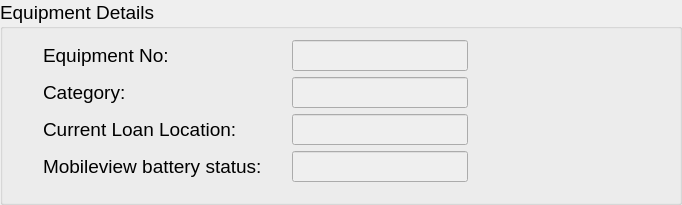
         <widget class="QGroupBox" name="groupBox_4">
          <property name="font">
           <font>
            <pointsize>14</pointsize>
           </font>
          </property>
          <property name="title">
           <string>Equipment Details</string>
          </property>
          <layout class="QGridLayout" name="gridLayout_5">
           <property name="leftMargin">
            <number>20</number>
           </property>
           <property name="bottomMargin">
            <number>20</number>
           </property>
           <property name="horizontalSpacing">
            <number>30</number>
           </property>
           <property name="verticalSpacing">
            <number>6</number>
           </property>
           <item row="2" column="1">
            <widget class="QLabel" name="label_2">
             <property name="font">
              <font>
               <pointsize>14</pointsize>
              </font>
             </property>
             <property name="text">
              <string>Current Loan Location:</string>
             </property>
            </widget>
           </item>
           <item row="1" column="1">
            <widget class="QLabel" name="label_6">
             <property name="font">
              <font>
               <pointsize>14</pointsize>
              </font>
             </property>
             <property name="text">
              <string>Category:</string>
             </property>
            </widget>
           </item>
           <item row="1" column="3">
            <spacer name="horizontalSpacer_10">
             <property name="orientation">
              <enum>Qt::Horizontal</enum>
             </property>
             <property name="sizeType">
              <enum>QSizePolicy::Maximum</enum>
             </property>
             <property name="sizeHint" stdset="0">
              <size>
               <width>200</width>
               <height>20</height>
              </size>
             </property>
            </spacer>
           </item>
           <item row="3" column="1">
            <widget class="QLabel" name="label_3">
             <property name="font">
              <font>
               <pointsize>14</pointsize>
              </font>
             </property>
             <property name="text">
              <string>Mobileview battery status:</string>
             </property>
            </widget>
           </item>
           <item row="3" column="2">
            <widget class="QLineEdit" name="txt_rtls_battery">
             <property name="enabled">
              <bool>false</bool>
             </property>
             <property name="font">
              <font>
               <pointsize>14</pointsize>
              </font>
             </property>
            </widget>
           </item>
           <item row="0" column="2">
            <widget class="QLineEdit" name="txt_asset_2">
             <property name="enabled">
              <bool>false</bool>
             </property>
             <property name="font">
              <font>
               <pointsize>14</pointsize>
              </font>
             </property>
             <property name="layoutDirection">
              <enum>Qt::LeftToRight</enum>
             </property>
             <property name="text">
              <string/>
             </property>
             <property name="alignment">
              <set>Qt::AlignLeading|Qt::AlignLeft|Qt::AlignVCenter</set>
             </property>
             <property name="readOnly">
              <bool>false</bool>
             </property>
            </widget>
           </item>
           <item row="2" column="2">
            <widget class="QLineEdit" name="txt_loan_location">
             <property name="enabled">
              <bool>false</bool>
             </property>
             <property name="font">
              <font>
               <pointsize>14</pointsize>
              </font>
             </property>
            </widget>
           </item>
           <item row="0" column="1">
            <widget class="QLabel" name="label_4">
             <property name="font">
              <font>
               <pointsize>14</pointsize>
              </font>
             </property>
             <property name="text">
              <string>Equipment No:</string>
             </property>
            </widget>
           </item>
           <item row="1" column="2">
            <widget class="QLineEdit" name="txt_category">
             <property name="enabled">
              <bool>false</bool>
             </property>
             <property name="font">
              <font>
               <pointsize>14</pointsize>
              </font>
             </property>
            </widget>
           </item>
           <item row="1" column="0">
            <spacer name="horizontalSpacer_11">
             <property name="orientation">
              <enum>Qt::Horizontal</enum>
             </property>
             <property name="sizeType">
              <enum>QSizePolicy::Maximum</enum>
             </property>
             <property name="sizeHint" stdset="0">
              <size>
               <width>20</width>
               <height>20</height>
              </size>
             </property>
            </spacer>
           </item>
          </layout>
         </widget>
